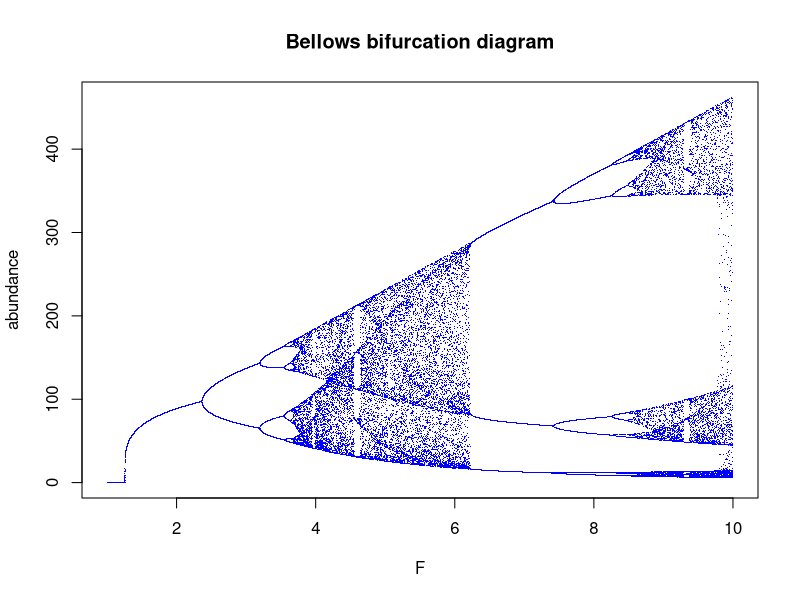

Here is the R script that generated this plot:
## creates a bifurcation diagram for the "logistic" map

# parameters 

n<-50000 # number of r values
T<-500 # length of each run
Fmin<-1 # min F value 
Fmax<-10; # max F value
a<-0.8
b<-0.01
c<-4.24

## run code

N<-runif(n)
F<-Fmin+(Fmax-Fmin)*c(1:n)/n


for (i in 1:T){
	N<-F*a*N/(1+(b*N)^c)}

## plotting


plot(F,N,pch=".",col="blue",xlab="F",ylab="abundance")
title("Bellows bifurcation diagram")
